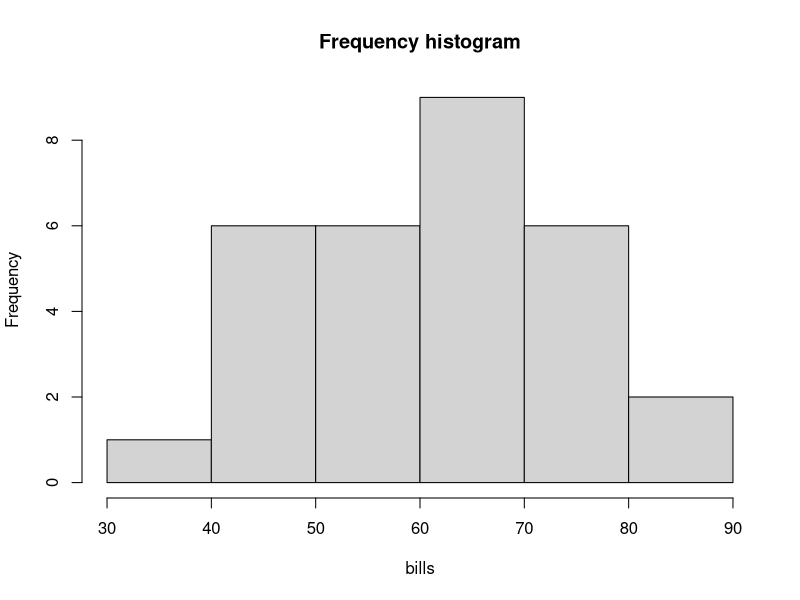
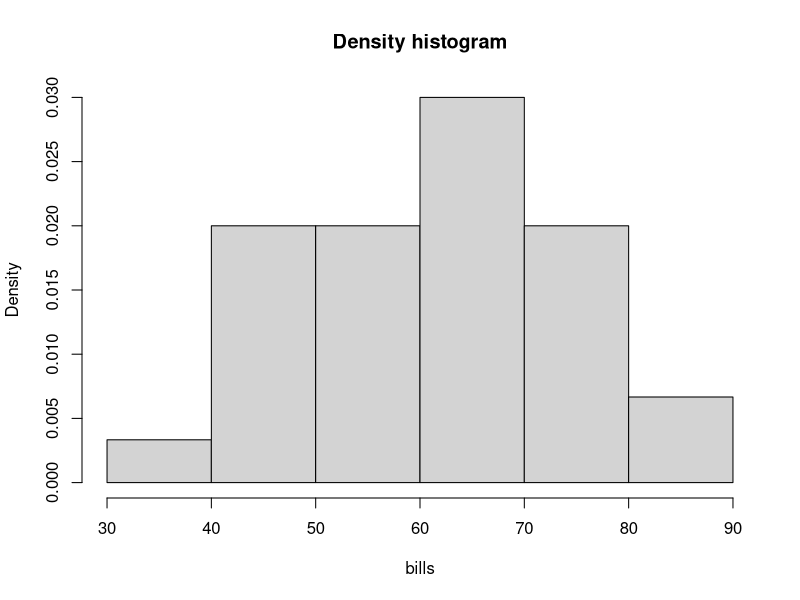
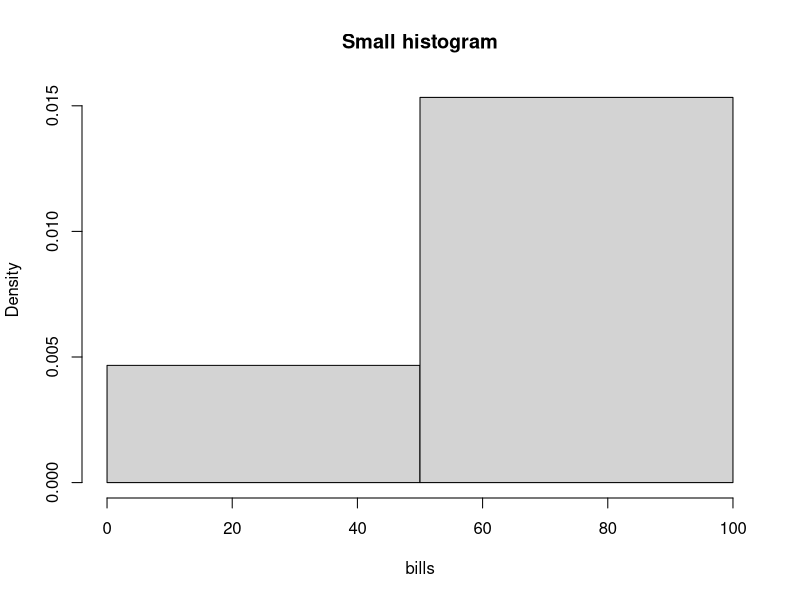

Source code (R) for these figures, in order:
bills <- c(32, 47, 47, 48, 49, 50, 50, 54, 55, 55, 57, 57, 58, 61, 62, 62, 63, 65, 65, 65, 66, 66, 71, 73, 77, 78, 78, 79, 83, 85)
hist(bills, main = "Frequency histogram")
hist(bills, prob = TRUE, main = "Density histogram")
hist(bills, prob = TRUE, breaks = 1,main = "Small histogram") # количество разбиений

